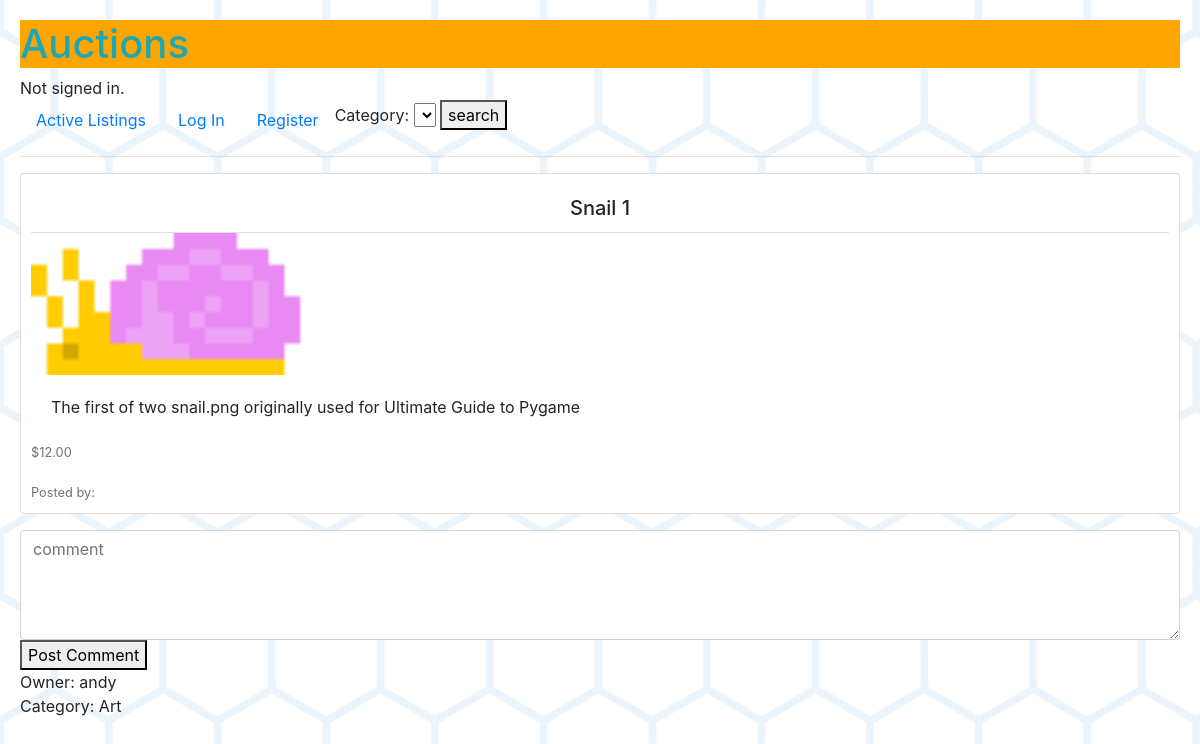
The page /listing/1 on the database as committed earlier.
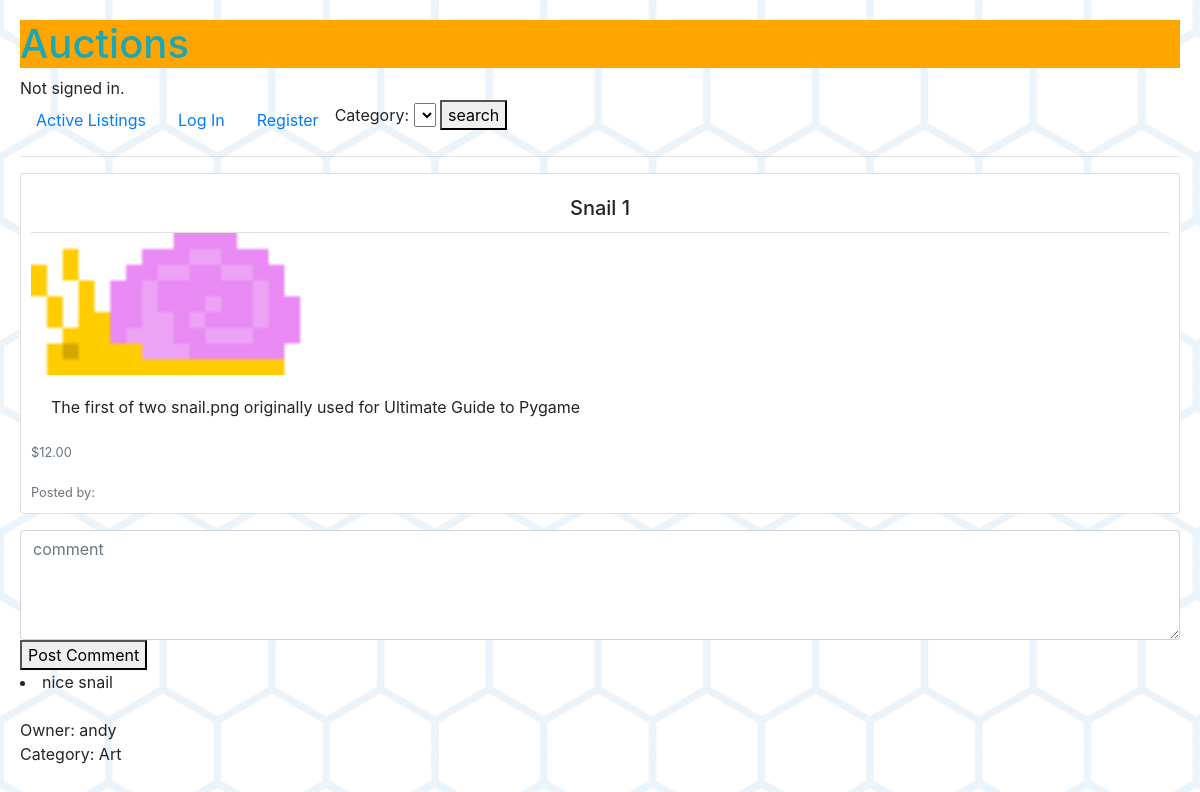
The same page on the database as committed later.
### auctions/models.py (models this page shows, shortened)
class Listing(models.Model):
    title = models.CharField(max_length=125)
    description = models.CharField(max_length=250, blank=True)
    start_bid = models.DecimalField(max_digits=7, decimal_places=2)
    image = models.ImageField(upload_to='media', null=True, blank=True)
    is_active = models.BooleanField(default=True)
    category = models.CharField(max_length=45, null=True, blank=True)

class User(AbstractUser):
    listings = models.ManyToManyField(Listing, blank=True, related_name="owner")
    watchlist = models.ManyToManyField(Listing, blank=True, related_name="watchers")

class Comments(models.Model):
    listing = models.ForeignKey(Listing, on_delete=models.CASCADE, related_name='comments')
    text = models.CharField(max_length=200)
    user = models.ForeignKey(User, on_delete=models.CASCADE)

### auctions/views.py (the view)
# urls.py: path("listing/<int:id>", views.listing, name="listing"),
def listing(request, id):
    listing = Listing.objects.get(pk=id)
    comments = Comments.objects.filter(listing=listing)
    owner = get_object_or_404(User, id=listing.owner.first().id)
    test = messages.get_messages(request)
    if request.method == 'POST':
        user_input = CommentForm(request.POST)
        if user_input.is_valid():
            new_comment = Comments(
                listing=listing,
                user=request.user,
                text=user_input.cleaned_data["comment"]
            )
            new_comment.save()
            comments = Comments.objects.filter(listing=listing)
        return render(request, 'auctions/listing.html',
        {"id": listing.id,
         "title": listing.title,
         "image": listing.image.url,
         "description": listing.description,
         "start_bid": listing.start_bid,
         "comments": comments,
         "owner": owner,
         "category": listing.category,
         "messages": test,})
    else:
        return render(request, 'auctions/listing.html',
        {"id": listing.id,
         "title": listing.title,
         "image": listing.image.url,
         "description": listing.description,
         "start_bid": listing.start_bid,
         "comments": comments,
         "owner": owner,
         "category": listing.category,
         "messages": test,})

### auctions/templates/auctions/listing.html (shortened to what this page needs)
{% extends "auctions/layout.html" %}
{% block body %}
    <div class="card col-mb-3 mb-3">
        <h5 class="card-title card-header bg-transparent text-center">{{ title }} </h5>
        <img src="{{ image }}" class="img-fluid rounded-start w-25" alt="...">
        <div class="card-body">
        <p class="card-text">{{ description }}</p>
        </div>
        <p class="card-text"><small class="text-muted">${{ start_bid }}</small></p>
        <p class="card-text"><small class="text-muted">Posted by: {{ user.username }}</small></p>
    </div>
<form action="{% url 'listing' id=id %}" method="post">
    <div class="input-group">
        <textarea class="form-control " name="comment" placeholder="comment"  aria-label="entry textarea" rows="4"></textarea>
    </div>
    <button type="submit">Post Comment</button>
</form>
{% for comment in comments %}
    <li> {{ comment.text }}</li>
    <br>
{% endfor %}
Owner: {{ owner.username }}
<br>
Category: {{ category }}
{% endblock %}

### auctions/templates/auctions/layout.html (shortened to what this page needs)
{% load static %}
<!DOCTYPE html>
<html lang="en">
    <head>
        <link rel="stylesheet" href="https://stackpath.bootstrapcdn.com/bootstrap/4.4.1/css/bootstrap.min.css">
        <link href="{% static 'auctions/styles.css' %}" rel="stylesheet">
    </head>
    <body>
        <a href="/"><h1>Auctions</h1></a>
        <div>
            {% if user.is_authenticated %}
                Signed in as <strong>{{ user.username }}</strong>.
            {% else %}
                Not signed in.
            {% endif %}
        </div>
        <ul class="nav">
            <li class="nav-item">
                <a class="nav-link" href="{% url 'index' %}">Active Listings</a>
            </li>
            {% if user.is_authenticated %}
                <li class="nav-item">
                    <a class="nav-link" href="{% url 'logout' %}">Log Out</a>
                </li>
                <li class="nav-item">
                    <a class="nav-link" href="{% url 'create' %}">Create Listing</a>
                </li>
                <li class="nav-item">
                    <a class="nav-link" href="{% url 'watchlist' %}">Watch</a>
                </li>
            {% else %}
                <li class="nav-item">
                    <a class="nav-link" href="{% url 'login' %}">Log In</a>
                </li>
                <li class="nav-item">
                    <a class="nav-link" href="{% url 'register' %}">Register</a>
                </li>
            {% endif %}
            <form method="post" action="{% url 'category' %}">
                <label for="category">Category:</label>
                <select name="category" id="category">
                </select>
                <button type="submit">search</button>
            </form>
        </ul>
        <hr>
        {% block body %}
        {% endblock %}
    </body>
</html>

### auctions/static/auctions/styles.css (style rules this page uses)
body { background: url("/media/media/bg.png"); margin: 20px; }
h1 { color: #1da7b4; background-color: orange; }
.card { padding: 10px; }
.card img { width: 100%; height: 100%; object-fit: contain; }

Rows that differ between the two databases and show on the page:
added Comments: text "nice snail"
